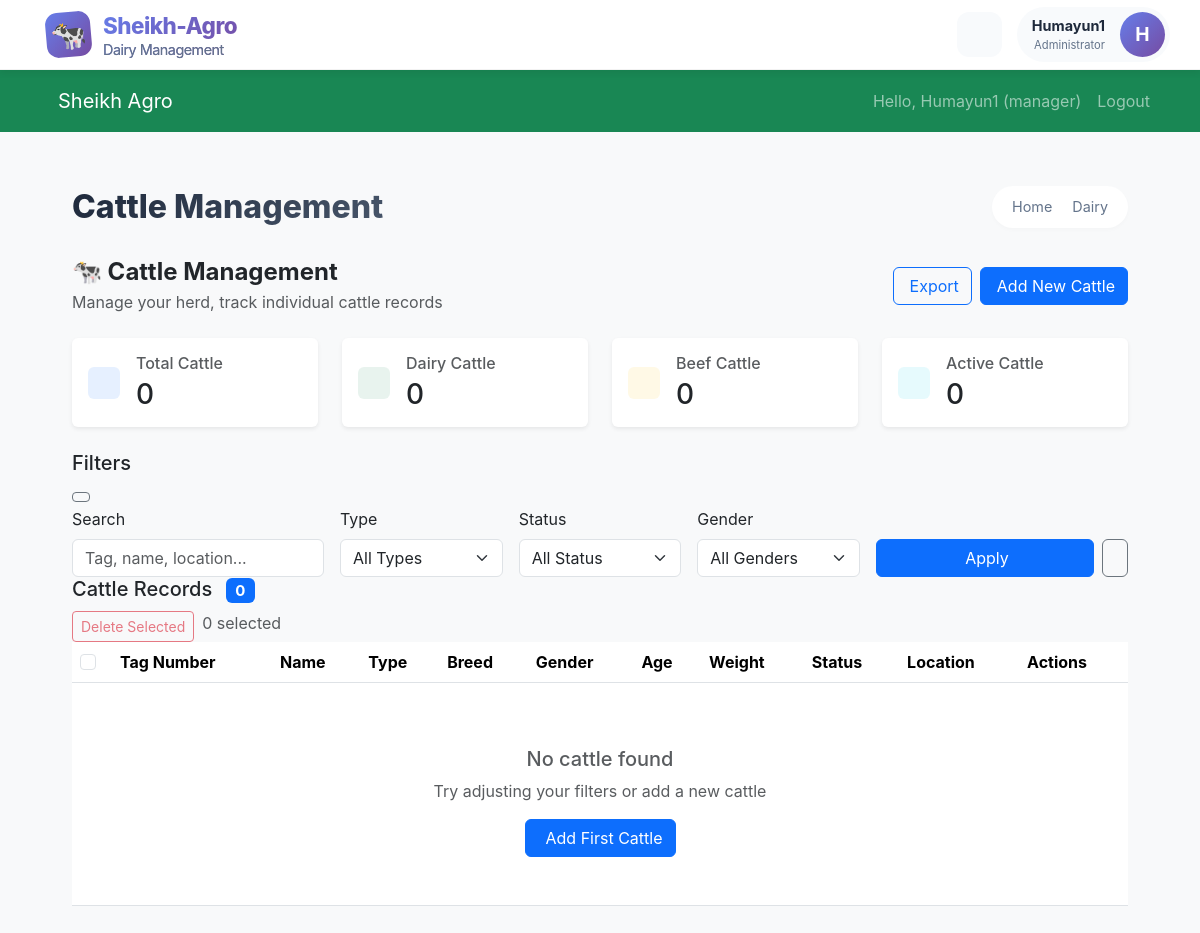
The page /dairy/cattle/ (signed in) on the database as committed earlier.
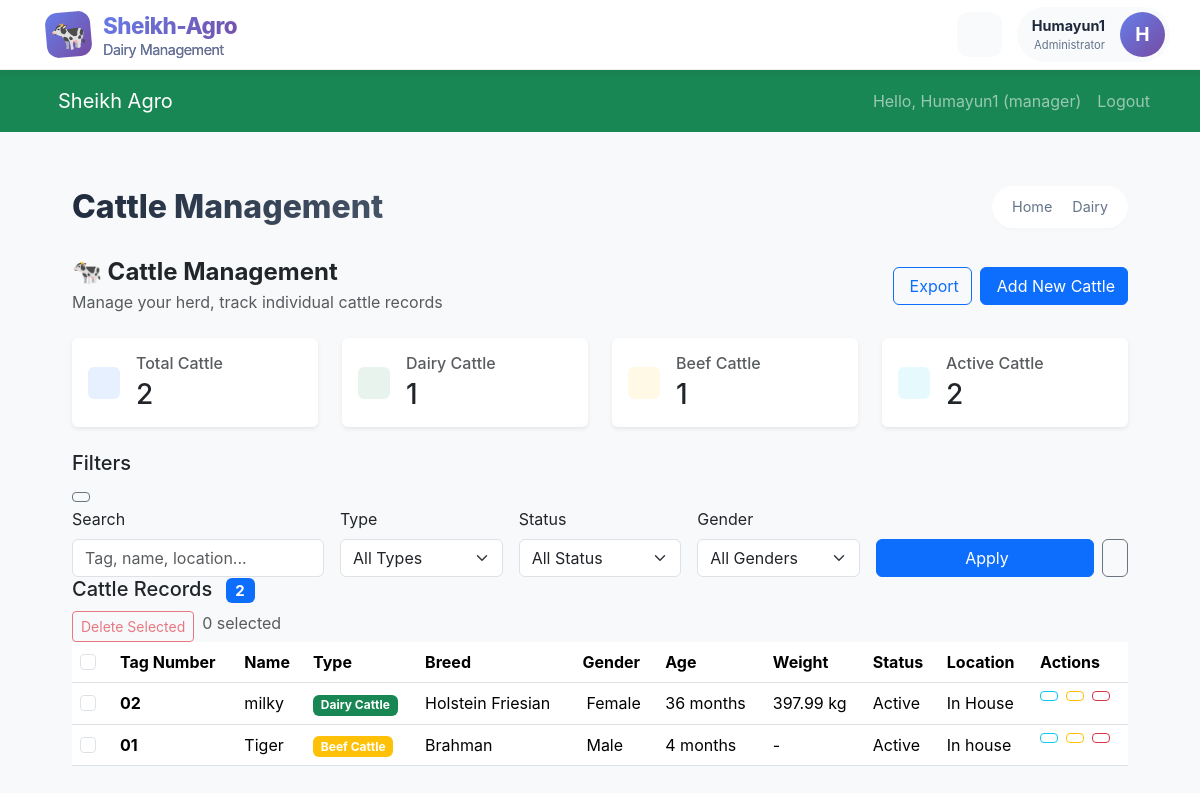
The same page on the database as committed later.
### dairy/models.py (models this page shows, shortened)
class Cattle(models.Model):
    GENDER_CHOICES = [
        ('M', 'Male'),
        ('F', 'Female'),
    ]
    STATUS_CHOICES = [
        ('ACTIVE', 'Active'),
        ('SOLD', 'Sold'),
        ('DECEASED', 'Deceased'),
        ('TRANSFERRED', 'Transferred'),
    ]
    BREED_TYPES = [
        ('HF', 'Holstein Friesian'),
        ('JF', 'Jersey'),
        ('BS', 'Brahman'),
        ('LM', 'Limousin'),
        ('AG', 'Angus'),
        ('LOC', 'Local'),
        ('MIX', 'Mixed'),
    ]
    CATTLE_TYPES = [
        ('DAIRY', 'Dairy Cattle'),
        ('BEEF', 'Beef Cattle'),
        ('DUAL', 'Dual Purpose'),
    ]
    tag_number = models.CharField(max_length=50, unique=True, verbose_name="Tag Number")
    name = models.CharField(max_length=100, blank=True, null=True, verbose_name="Animal Name")
    cattle_type = models.CharField(max_length=10, choices=CATTLE_TYPES, default='DAIRY')
    breed = models.CharField(max_length=20, choices=BREED_TYPES)
    gender = models.CharField(max_length=1, choices=GENDER_CHOICES)
    birth_date = models.DateField(verbose_name="Date of Birth")
    weight = models.DecimalField(max_digits=10, decimal_places=2, null=True, blank=True, help_text="Weight in kg")
    color = models.CharField(max_length=100, blank=True)
    distinctive_marks = models.TextField(blank=True)
    sire = models.ForeignKey('self', on_delete=models.SET_NULL, null=True, blank=True, related_name='offspring_sire', verbose_name="Father")
    dam = models.ForeignKey('self', on_delete=models.SET_NULL, null=True, blank=True, related_name='offspring_dam', verbose_name="Mother")
    PURCHASE_TYPE = [
        ('BORN', 'Born on Farm'),
        ('PURCHASED', 'Purchased'),
        ('GIFT', 'Received as Gift'),
    ]
    acquisition_type = models.CharField(max_length=10, choices=PURCHASE_TYPE, default='BORN')
    acquisition_date = models.DateField(default=timezone.now)
    purchase_price = models.DecimalField(max_digits=12, decimal_places=2, null=True, blank=True)
    location = models.CharField(max_length=200, blank=True, help_text="Barn/Shed/Paddock location")
    status = models.CharField(max_length=20, choices=STATUS_CHOICES, default='ACTIVE')
    is_vaccinated = models.BooleanField(default=False)
    last_vaccination_date = models.DateField(null=True, blank=True)
    current_value = models.DecimalField(max_digits=12, decimal_places=2, null=True, blank=True, help_text="Estimated current value")
    total_investment = models.DecimalField(max_digits=12, decimal_places=2, default=0, help_text="Total money invested in this cattle")
    created_by = models.ForeignKey(User, on_delete=models.SET_NULL, null=True, related_name='cattle_created')
    created_at = models.DateTimeField(auto_now_add=True)
    updated_at = models.DateTimeField(auto_now=True)
    class Meta:
        verbose_name_plural = "Cattle"
        ordering = ['-created_at']
    def age_in_months(self):
        today = timezone.now().date()
        months = (today.year - self.birth_date.year) * 12 + (today.month - self.birth_date.month)
        return months

### dairy/views.py (the view, shortened to what this page needs)
# urls.py: path('cattle/', views.CattleListView.as_view(), name='cattle_list'),
class CattleListView(LoginRequiredMixin, ListView):
    model = Cattle
    template_name = 'dairy/cattle/list.html'
    context_object_name = 'cattle'
    paginate_by = 20
    def get_queryset(self):
        queryset = super().get_queryset().select_related('sire', 'dam', 'created_by')
        cattle_type = self.request.GET.get('type')
        if cattle_type:
            queryset = queryset.filter(cattle_type=cattle_type)
        status = self.request.GET.get('status')
        if status:
            queryset = queryset.filter(status=status)
        gender = self.request.GET.get('gender')
        if gender:
            queryset = queryset.filter(gender=gender)
        search = self.request.GET.get('search')
        return queryset
    def get_context_data(self, **kwargs):
        context = super().get_context_data(**kwargs)
        context['total_count'] = self.get_queryset().count()
        context['dairy_count'] = self.get_queryset().filter(cattle_type__in=['DAIRY', 'DUAL']).count()
        context['beef_count'] = self.get_queryset().filter(cattle_type__in=['BEEF', 'DUAL']).count()
        context['active_count'] = self.get_queryset().filter(status='ACTIVE').count()
        context['current_type'] = self.request.GET.get('type', '')
        context['current_status'] = self.request.GET.get('status', '')
        context['current_gender'] = self.request.GET.get('gender', '')
        context['search_query'] = self.request.GET.get('search', '')
        return context

### dairy/templates/dairy/cattle/list.html (shortened to what the changed rows need)
{% extends 'dairy/base_dairy.html' %}
{% load static %}
{% block page_title %}Cattle Management{% endblock %}
{% block dairy_content %}
<div class="container-fluid px-0">
    <div class="row g-4 mb-4">
        <div class="col-md-3">
            <div class="card border-0 shadow-sm">
                <div class="card-body">
                    <div class="d-flex align-items-center">
                        <div class="flex-grow-1 ms-3">
                            <h6 class="text-muted mb-1">Total Cattle</h6>
                            <h3 class="mb-0">{{ total_count }}</h3>
                        </div>
                    </div>
                </div>
            </div>
        </div>
        <div class="col-md-3">
            <div class="card border-0 shadow-sm">
                <div class="card-body">
                    <div class="d-flex align-items-center">
                        <div class="flex-grow-1 ms-3">
                            <h6 class="text-muted mb-1">Dairy Cattle</h6>
                            <h3 class="mb-0">{{ dairy_count }}</h3>
                        </div>
                    </div>
                </div>
            </div>
        </div>
        <div class="col-md-3">
            <div class="card border-0 shadow-sm">
                <div class="card-body">
                    <div class="d-flex align-items-center">
                        <div class="flex-grow-1 ms-3">
                            <h6 class="text-muted mb-1">Beef Cattle</h6>
                            <h3 class="mb-0">{{ beef_count }}</h3>
                        </div>
                    </div>
                </div>
            </div>
        </div>
        <div class="col-md-3">
            <div class="card border-0 shadow-sm">
                <div class="card-body">
                    <div class="d-flex align-items-center">
                        <div class="flex-grow-1 ms-3">
                            <h6 class="text-muted mb-1">Active Cattle</h6>
                            <h3 class="mb-0">{{ active_count }}</h3>
                        </div>
                    </div>
                </div>
            </div>
        </div>
    </div>
    <div class="table-container">
        <div class="table-header">
            <h5 class="table-title">
                Cattle Records
                <span class="badge bg-primary ms-2">{{ paginator.count }}</span>
            </h5>
        </div>
        <div class="table-responsive">
            <table class="table table-hover" id="cattleTable">
                <thead>
                    <tr>
                        <th width="40">
                            <input type="checkbox" class="form-check-input" id="selectAll">
                        </th>
                        <th>Tag Number</th>
                        <th>Name</th>
                        <th>Type</th>
                        <th>Breed</th>
                        <th>Gender</th>
                        <th>Age</th>
                        <th>Weight</th>
                        <th>Status</th>
                        <th>Location</th>
                        <th>Actions</th>
                    </tr>
                </thead>
                <tbody id="cattleTableBody">
                    {% for c in cattle %}
                    <tr data-id="{{ c.id }}">
                        <td>
                            <input type="checkbox" class="form-check-input cattle-checkbox" value="{{ c.id }}">
                        </td>
                        <td>
                            <span class="fw-bold">{{ c.tag_number }}</span>
                        </td>
                        <td>{{ c.name|default:"-" }}</td>
                        <td>
                            <span class="badge {% if c.cattle_type == 'DAIRY' %}bg-success{% elif c.cattle_type == 'BEEF' %}bg-warning{% else %}bg-info{% endif %}">
                                {{ c.get_cattle_type_display }}
                            </span>
                        </td>
                        <td>{{ c.get_breed_display }}</td>
                        <td>
                            {{ c.get_gender_display }}
                        </td>
                        <td>{{ c.age_in_months }} months</td>
                        <td>{% if c.weight %}{{ c.weight }} kg{% else %}-{% endif %}</td>
                        <td>
                            <span class="badge-status
                                {% if c.status == 'ACTIVE' %}badge-active
                                {% elif c.status == 'SOLD' %}badge-sold
                                {% else %}badge-pending{% endif %}">
                                {{ c.get_status_display }}
                            </span>
                        </td>
                        <td>{{ c.location|default:"-" }}</td>
                        <td>
                            <div class="d-flex gap-2">
                                <a href="{% url 'dairy:cattle_detail' c.id %}" class="btn btn-sm btn-outline-info" title="View">
                                </a>
                                <a href="{% url 'dairy:cattle_edit' c.id %}" class="btn btn-sm btn-outline-warning" title="Edit">
                                </a>
                                <button class="btn btn-sm btn-outline-danger" onclick="confirmDelete({{ c.id }})" title="Delete">
                                </button>
                            </div>
                        </td>
                    </tr>
                    {% empty %}
                    <tr>
                        <td colspan="11" class="text-center py-5">
                            <h5 class="text-muted">No cattle found</h5>
                            <p class="text-muted mb-3">Try adjusting your filters or add a new cattle</p>
                            <a href="{% url 'dairy:cattle_add' %}" class="btn btn-primary">
                                Add First Cattle
                            </a>
                        </td>
                    </tr>
                    {% endfor %}
                </tbody>
            </table>
        </div>
    </div>
</div>
{% endblock %}

Rows that differ between the two databases and show on the page:
added Cattle: tag_number "02", name "milky", cattle_type "Dairy Cattle", breed "Holstein Friesian", gender "Female", age_in_months "36", weight "397.99", status "Active", location "In House"
added Cattle: tag_number "01", name "Tiger", cattle_type "Beef Cattle", breed "Brahman", gender "Male", age_in_months "4", status "Active", location "In house"
Other text that changed with them:
{{ total_count }}: "0" → "2"
{{ dairy_count }}: "0" → "1"
{{ beef_count }}: "0" → "1"
{{ active_count }}: "0" → "2"
{{ paginator.count }}: "0" → "2"
text no longer shown: "No cattle found Try adjusting your filters or add a new cattle Add First Cattle"
